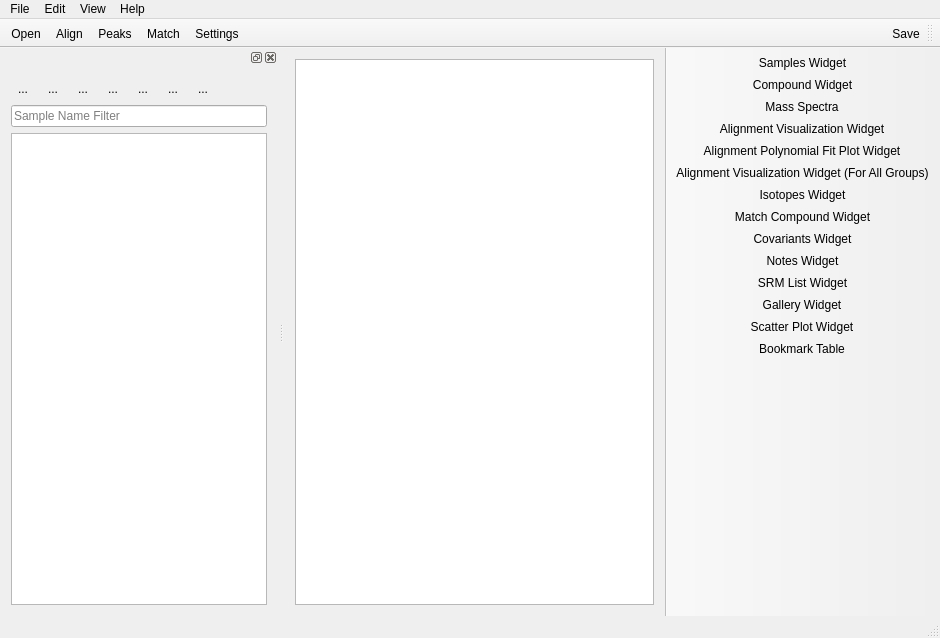
<?xml version="1.0" encoding="UTF-8"?>
<ui version="4.0">
 <class>MainWindow</class>
 <widget class="QMainWindow" name="MainWindow">
  <property name="geometry">
   <rect>
    <x>0</x>
    <y>0</y>
    <width>940</width>
    <height>638</height>
   </rect>
  </property>
  <property name="windowTitle">
   <string>MainWindow</string>
  </property>
  <widget class="QWidget" name="centralWidget">
   <layout class="QGridLayout" name="gridLayout">
    <item row="0" column="0">
     <widget class="QGraphicsView" name="graphicsView"/>
    </item>
   </layout>
  </widget>
  <widget class="QMenuBar" name="menuBar">
   <property name="geometry">
    <rect>
     <x>0</x>
     <y>0</y>
     <width>940</width>
     <height>25</height>
    </rect>
   </property>
   <widget class="QMenu" name="menuFile">
    <property name="title">
     <string>File</string>
    </property>
    <addaction name="actionOpen"/>
    <addaction name="separator"/>
    <addaction name="actionLoad_Compound_Db"/>
    <addaction name="actionLoad_Classification_Model"/>
    <addaction name="separator"/>
    <addaction name="actionSave"/>
    <addaction name="actionSave_As"/>
    <addaction name="separator"/>
    <addaction name="actionAuto_Save"/>
    <addaction name="separator"/>
    <addaction name="actionReport_Bugs"/>
    <addaction name="separator"/>
    <addaction name="actionExit"/>
   </widget>
   <widget class="QMenu" name="menuEdit">
    <property name="title">
     <string>Edit</string>
    </property>
   </widget>
   <widget class="QMenu" name="menuView">
    <property name="title">
     <string>View</string>
    </property>
   </widget>
   <widget class="QMenu" name="menuHelp">
    <property name="title">
     <string>Help</string>
    </property>
    <addaction name="actionAbout"/>
   </widget>
   <addaction name="menuFile"/>
   <addaction name="menuEdit"/>
   <addaction name="menuView"/>
   <addaction name="menuHelp"/>
  </widget>
  <widget class="QToolBar" name="mainToolBar">
   <property name="movable">
    <bool>false</bool>
   </property>
   <property name="iconSize">
    <size>
     <width>35</width>
     <height>35</height>
    </size>
   </property>
   <property name="toolButtonStyle">
    <enum>Qt::ToolButtonTextUnderIcon</enum>
   </property>
   <property name="floatable">
    <bool>true</bool>
   </property>
   <attribute name="toolBarArea">
    <enum>TopToolBarArea</enum>
   </attribute>
   <attribute name="toolBarBreak">
    <bool>false</bool>
   </attribute>
   <addaction name="actionOpen"/>
   <addaction name="actionAlign"/>
   <addaction name="actionPeaks"/>
   <addaction name="actionMatch_Spectra"/>
   <addaction name="actionSettings"/>
  </widget>
  <widget class="QStatusBar" name="statusBar"/>
  <widget class="QToolBar" name="sideBar">
   <property name="windowTitle">
    <string>sideBar</string>
   </property>
   <property name="movable">
    <bool>false</bool>
   </property>
   <property name="allowedAreas">
    <set>Qt::AllToolBarAreas</set>
   </property>
   <attribute name="toolBarArea">
    <enum>RightToolBarArea</enum>
   </attribute>
   <attribute name="toolBarBreak">
    <bool>false</bool>
   </attribute>
   <addaction name="actionSamples_Widget"/>
   <addaction name="actionCompound_Widget"/>
   <addaction name="actionMass_Spectra"/>
   <addaction name="actionAlignment_Visualization_Widget"/>
   <addaction name="actionAlignment_Polynomial_Fit_Plot_Widget"/>
   <addaction name="actionAlignment_Visualization_Widget_For_All_Groups"/>
   <addaction name="actionIsotopes_Widget"/>
   <addaction name="actionMatch_Compound_Widget"/>
   <addaction name="actionCovariants_Widget"/>
   <addaction name="actionNotes_Widget"/>
   <addaction name="actionSRM_List_Widget"/>
   <addaction name="actionGallery_Widget"/>
   <addaction name="actionScatter_Plot_Widget"/>
   <addaction name="actionBookmark_Table"/>
  </widget>
  <widget class="QDockWidget" name="samplesWidget">
   <property name="floating">
    <bool>false</bool>
   </property>
   <property name="allowedAreas">
    <set>Qt::LeftDockWidgetArea</set>
   </property>
   <attribute name="dockWidgetArea">
    <number>1</number>
   </attribute>
   <widget class="QWidget" name="samplesWidgetContents">
    <layout class="QGridLayout" name="gridLayout_2">
     <item row="2" column="1">
      <widget class="QToolButton" name="openMetadata">
       <property name="toolTip">
        <string>Open Metadata File</string>
       </property>
       <property name="text">
        <string>...</string>
       </property>
       <property name="icon">
        <iconset resource="../mzroll.qrc">
         <normaloff>:/images/setupload.png</normaloff>:/images/setupload.png</iconset>
       </property>
       <property name="iconSize">
        <size>
         <width>25</width>
         <height>25</height>
        </size>
       </property>
       <property name="autoRaise">
        <bool>true</bool>
       </property>
      </widget>
     </item>
     <item row="4" column="0" colspan="8">
      <widget class="QLineEdit" name="sampleNameFilter">
       <property name="placeholderText">
        <string>Sample Name Filter</string>
       </property>
      </widget>
     </item>
     <item row="2" column="5">
      <widget class="QToolButton" name="checkSamples">
       <property name="toolTip">
        <string>check Uncheck Samples</string>
       </property>
       <property name="text">
        <string>...</string>
       </property>
       <property name="icon">
        <iconset resource="../mzroll.qrc">
         <normaloff>:/images/checkuncheck.png</normaloff>:/images/checkuncheck.png</iconset>
       </property>
       <property name="iconSize">
        <size>
         <width>25</width>
         <height>25</height>
        </size>
       </property>
       <property name="autoRaise">
        <bool>true</bool>
       </property>
      </widget>
     </item>
     <item row="2" column="0">
      <widget class="QToolButton" name="openSamples">
       <property name="toolTip">
        <string>Open Samples, Projects</string>
       </property>
       <property name="text">
        <string>...</string>
       </property>
       <property name="icon">
        <iconset resource="../mzroll.qrc">
         <normaloff>:/images/fileopen.png</normaloff>:/images/fileopen.png</iconset>
       </property>
       <property name="iconSize">
        <size>
         <width>25</width>
         <height>25</height>
        </size>
       </property>
       <property name="popupMode">
        <enum>QToolButton::InstantPopup</enum>
       </property>
       <property name="toolButtonStyle">
        <enum>Qt::ToolButtonIconOnly</enum>
       </property>
       <property name="autoRaise">
        <bool>true</bool>
       </property>
       <property name="arrowType">
        <enum>Qt::NoArrow</enum>
       </property>
      </widget>
     </item>
     <item row="6" column="0" colspan="8">
      <widget class="QListView" name="listView"/>
     </item>
     <item row="2" column="3">
      <widget class="QToolButton" name="changeSampleColor">
       <property name="toolTip">
        <string>change Sample Color</string>
       </property>
       <property name="text">
        <string>...</string>
       </property>
       <property name="icon">
        <iconset resource="../mzroll.qrc">
         <normaloff>:/images/colorfill.png</normaloff>:/images/colorfill.png</iconset>
       </property>
       <property name="iconSize">
        <size>
         <width>25</width>
         <height>25</height>
        </size>
       </property>
       <property name="autoRaise">
        <bool>true</bool>
       </property>
      </widget>
     </item>
     <item row="2" column="2">
      <widget class="QToolButton" name="saveProject">
       <property name="toolTip">
        <string>Save Project (*.mzroll)</string>
       </property>
       <property name="text">
        <string>...</string>
       </property>
       <property name="icon">
        <iconset resource="../mzroll.qrc">
         <normaloff>:/images/filesave.png</normaloff>:/images/filesave.png</iconset>
       </property>
       <property name="iconSize">
        <size>
         <width>25</width>
         <height>25</height>
        </size>
       </property>
       <property name="autoRaise">
        <bool>true</bool>
       </property>
      </widget>
     </item>
     <item row="2" column="4">
      <widget class="QToolButton" name="deleteSample">
       <property name="toolTip">
        <string>Delete Sample</string>
       </property>
       <property name="text">
        <string>...</string>
       </property>
       <property name="icon">
        <iconset resource="../mzroll.qrc">
         <normaloff>:/images/delete.png</normaloff>:/images/delete.png</iconset>
       </property>
       <property name="iconSize">
        <size>
         <width>25</width>
         <height>25</height>
        </size>
       </property>
       <property name="autoRaise">
        <bool>true</bool>
       </property>
      </widget>
     </item>
     <item row="2" column="6">
      <widget class="QToolButton" name="setSampleBlank">
       <property name="toolTip">
        <string>Set Sample as Blank</string>
       </property>
       <property name="text">
        <string>...</string>
       </property>
       <property name="icon">
        <iconset resource="../mzroll.qrc">
         <normaloff>:/images/blank sample.png</normaloff>:/images/blank sample.png</iconset>
       </property>
       <property name="iconSize">
        <size>
         <width>25</width>
         <height>25</height>
        </size>
       </property>
       <property name="autoRaise">
        <bool>true</bool>
       </property>
      </widget>
     </item>
    </layout>
   </widget>
  </widget>
  <widget class="QToolBar" name="toolBar">
   <property name="windowTitle">
    <string>toolBar</string>
   </property>
   <property name="layoutDirection">
    <enum>Qt::RightToLeft</enum>
   </property>
   <attribute name="toolBarArea">
    <enum>TopToolBarArea</enum>
   </attribute>
   <attribute name="toolBarBreak">
    <bool>false</bool>
   </attribute>
   <addaction name="actionSave"/>
  </widget>
  <action name="actionSave">
   <property name="text">
    <string>Save</string>
   </property>
  </action>
  <action name="actionSave_As">
   <property name="text">
    <string>Save As ..</string>
   </property>
  </action>
  <action name="actionAuto_Save">
   <property name="text">
    <string>Auto Save</string>
   </property>
  </action>
  <action name="actionExit">
   <property name="text">
    <string>Exit</string>
   </property>
  </action>
  <action name="actionAbout">
   <property name="text">
    <string>About</string>
   </property>
  </action>
  <action name="actionLoad_Compound_Db">
   <property name="text">
    <string>Load Compound Database (*.csv, *.tab, *.txt)</string>
   </property>
  </action>
  <action name="actionLoad_Classification_Model">
   <property name="text">
    <string>Load Classification Model (*.model)</string>
   </property>
  </action>
  <action name="actionReport_Bugs">
   <property name="text">
    <string>Report Bugs</string>
   </property>
  </action>
  <action name="actionOpen">
   <property name="enabled">
    <bool>true</bool>
   </property>
   <property name="icon">
    <iconset resource="../mzroll.qrc">
     <normaloff>:/images/fileopen.png</normaloff>
     <normalon>Images/fileopen.png</normalon>:/images/fileopen.png</iconset>
   </property>
   <property name="text">
    <string>Open</string>
   </property>
   <property name="toolTip">
    <string>Load Samples, Project Files</string>
   </property>
   <property name="shortcut">
    <string>Ctrl+O</string>
   </property>
   <property name="priority">
    <enum>QAction::HighPriority</enum>
   </property>
  </action>
  <action name="actionAlign">
   <property name="icon">
    <iconset>
     <normalon>:/images/textcenter.png</normalon>
    </iconset>
   </property>
   <property name="text">
    <string>Align</string>
   </property>
   <property name="toolTip">
    <string>Align Samples</string>
   </property>
  </action>
  <action name="actionPeaks">
   <property name="icon">
    <iconset>
     <normalon>:/images/featuredetect.png</normalon>
    </iconset>
   </property>
   <property name="text">
    <string>Peaks</string>
   </property>
   <property name="toolTip">
    <string>Automatic Peak Picking</string>
   </property>
   <property name="shortcut">
    <string>Ctrl+P</string>
   </property>
  </action>
  <action name="actionMatch_Spectra">
   <property name="icon">
    <iconset>
     <normalon>:/images/spectra_search.png</normalon>
    </iconset>
   </property>
   <property name="text">
    <string>Match</string>
   </property>
   <property name="toolTip">
    <string>Search Spectra for Fragmentation Patterns</string>
   </property>
  </action>
  <action name="actionSettings">
   <property name="icon">
    <iconset>
     <normalon>:/images/settings.png</normalon>
    </iconset>
   </property>
   <property name="text">
    <string>Settings</string>
   </property>
   <property name="toolTip">
    <string>Global Settings</string>
   </property>
  </action>
  <action name="actionSamples_Widget">
   <property name="icon">
    <iconset>
     <normalon>:/images/samples.png</normalon>
    </iconset>
   </property>
   <property name="text">
    <string>Samples Widget</string>
   </property>
   <property name="toolTip">
    <string>Show Samples Widget</string>
   </property>
  </action>
  <action name="actionCompound_Widget">
   <property name="icon">
    <iconset>
     <normalon>:/images/molecule.png</normalon>
    </iconset>
   </property>
   <property name="text">
    <string>Compound Widget</string>
   </property>
   <property name="toolTip">
    <string>Show Compound Widget</string>
   </property>
  </action>
  <action name="actionMass_Spectra">
   <property name="icon">
    <iconset>
     <normalon>:/images/spectra.png</normalon>
    </iconset>
   </property>
   <property name="text">
    <string>Mass Spectra</string>
   </property>
   <property name="toolTip">
    <string>Show Mass Spectra</string>
   </property>
  </action>
  <action name="actionAlignment_Visualization_Widget">
   <property name="icon">
    <iconset>
     <normalon>:/images/alignmentViz.png</normalon>
    </iconset>
   </property>
   <property name="text">
    <string>Alignment Visualization Widget</string>
   </property>
   <property name="toolTip">
    <string>Show Alignment Visualization Widget</string>
   </property>
  </action>
  <action name="actionAlignment_Polynomial_Fit_Plot_Widget">
   <property name="icon">
    <iconset>
     <normalon>:/images/alignmentPolyViz.png</normalon>
    </iconset>
   </property>
   <property name="text">
    <string>Alignment Polynomial Fit Plot Widget</string>
   </property>
   <property name="toolTip">
    <string>Show Alignment Polynomial Fit Plot Widget</string>
   </property>
  </action>
  <action name="actionAlignment_Visualization_Widget_For_All_Groups">
   <property name="icon">
    <iconset>
     <normalon>:/images/alignmentVizAllGroups.png</normalon>
    </iconset>
   </property>
   <property name="text">
    <string>Alignment Visualization Widget (For All Groups)</string>
   </property>
   <property name="toolTip">
    <string>Show Alignment Visualization Widget (For All Groups)</string>
   </property>
  </action>
  <action name="actionIsotopes_Widget">
   <property name="icon">
    <iconset>
     <normalon>:/images/isotope.png</normalon>
    </iconset>
   </property>
   <property name="text">
    <string>Isotopes Widget</string>
   </property>
   <property name="toolTip">
    <string>Show Isotopes Widget</string>
   </property>
  </action>
  <action name="actionMatch_Compound_Widget">
   <property name="icon">
    <iconset>
     <normalon>:/images/findcompound.png</normalon>
    </iconset>
   </property>
   <property name="text">
    <string>Match Compound Widget</string>
   </property>
   <property name="toolTip">
    <string>Show Match Compound Widget</string>
   </property>
  </action>
  <action name="actionCovariants_Widget">
   <property name="icon">
    <iconset>
     <normalon>:/images/covariants.png</normalon>
    </iconset>
   </property>
   <property name="text">
    <string>Covariants Widget</string>
   </property>
   <property name="toolTip">
    <string>Show Covariants Widget</string>
   </property>
  </action>
  <action name="actionNotes_Widget">
   <property name="icon">
    <iconset>
     <normalon>:/images/note.png</normalon>
    </iconset>
   </property>
   <property name="text">
    <string>Notes Widget</string>
   </property>
   <property name="toolTip">
    <string>Show Notes Widget</string>
   </property>
  </action>
  <action name="actionSRM_List_Widget">
   <property name="icon">
    <iconset>
     <normalon>:/images/qqq.png</normalon>
    </iconset>
   </property>
   <property name="text">
    <string>SRM List Widget</string>
   </property>
   <property name="toolTip">
    <string>Show SRM List Widget</string>
   </property>
  </action>
  <action name="actionGallery_Widget">
   <property name="icon">
    <iconset>
     <normalon>:/images/gallery.png</normalon>
    </iconset>
   </property>
   <property name="text">
    <string>Gallery Widget</string>
   </property>
   <property name="toolTip">
    <string>Show Gallery Widget</string>
   </property>
  </action>
  <action name="actionScatter_Plot_Widget">
   <property name="icon">
    <iconset>
     <normalon>:/images/scatterplot.png</normalon>
    </iconset>
   </property>
   <property name="text">
    <string>Scatter Plot Widget</string>
   </property>
   <property name="toolTip">
    <string>Show Scatter Plot Widget</string>
   </property>
  </action>
  <action name="actionBookmark_Table">
   <property name="icon">
    <iconset>
     <normalon>:/images/showbookmarks.png</normalon>
    </iconset>
   </property>
   <property name="text">
    <string>Bookmark Table</string>
   </property>
   <property name="toolTip">
    <string>Show Bookmark Table</string>
   </property>
  </action>
 </widget>
 <layoutdefault spacing="6" margin="11"/>
 <tabstops>
  <tabstop>graphicsView</tabstop>
 </tabstops>
 <resources>
  <include location="../mzroll.qrc"/>
 </resources>
 <connections/>
</ui>
